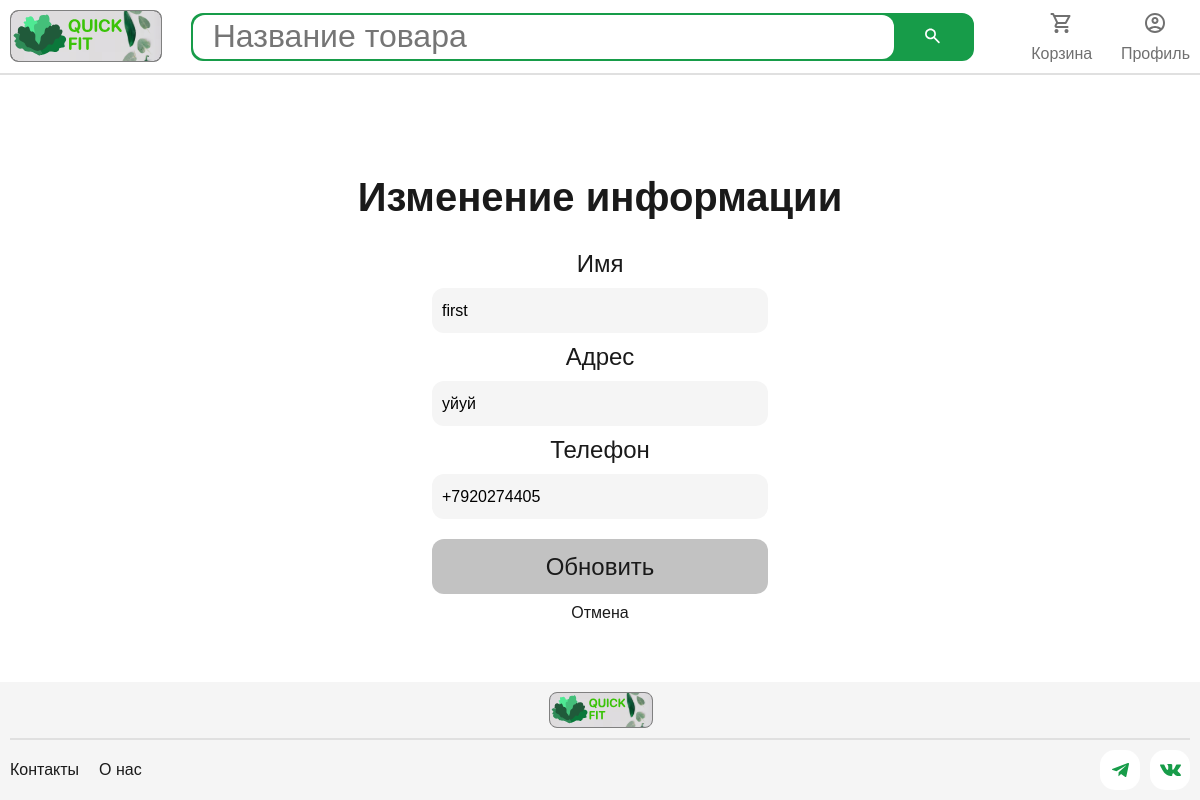
The app's page /edit-account-details/ (signed in), older data.
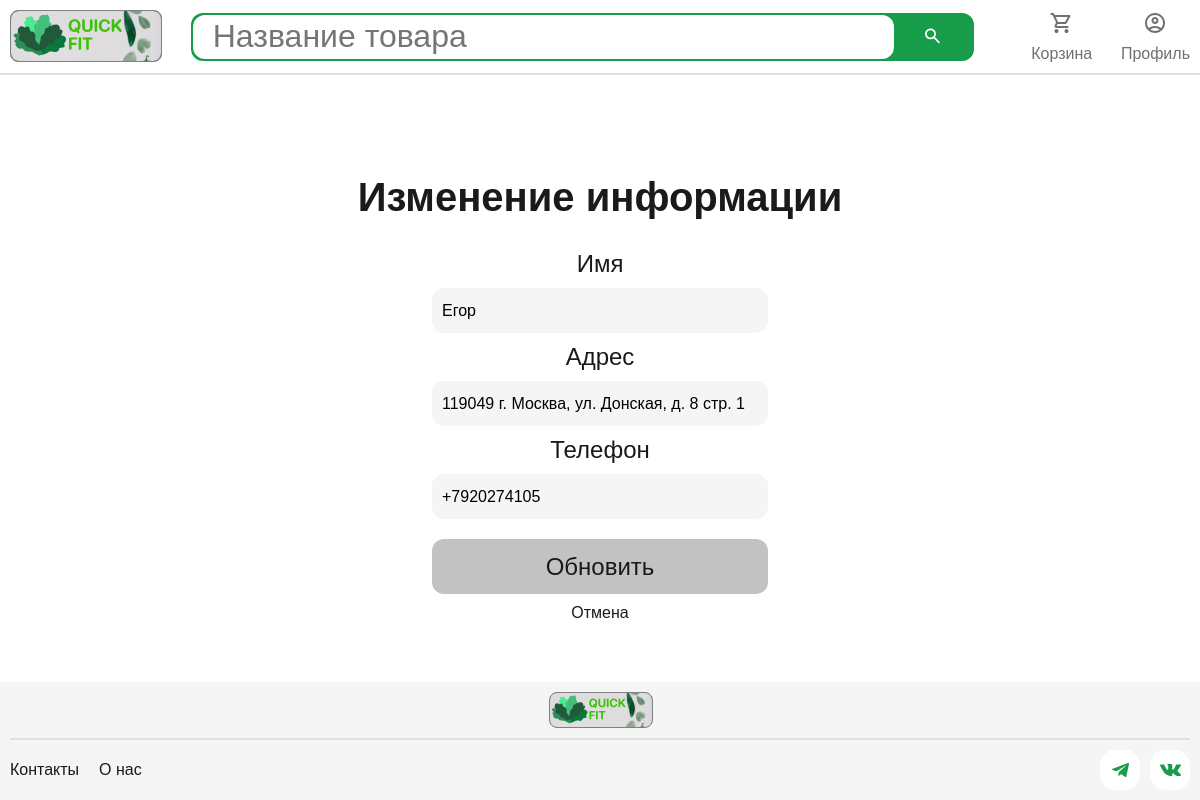
The same page, newer data.
### users/models.py (models this page shows, shortened)
class CustomUser(AbstractUser):
    email = models.EmailField(unique=True, max_length=66)
    first_name = models.CharField(max_length=66)
    last_name = models.CharField(max_length=66)
    address1 = models.CharField(max_length=128, blank=True, null=True)
    address2 = models.CharField(max_length=128, blank=True, null=True)
    city = models.CharField(max_length=128, blank=True, null=True)
    country = models.CharField(max_length=128, blank=True, null=True)
    province = models.CharField(max_length=128, blank=True, null=True)
    postal_code = models.CharField(max_length=20, blank=True, null=True)
    phone = models.CharField(max_length=15, blank=True, null=True)
    marketing_consent1 = models.BooleanField(default=False)
    marketing_consent2 = models.BooleanField(default=False)
    username = models.CharField(max_length=150, unique=True, null=True, blank=True)
    objects = CustomUserManager()
    USERNAME_FIELD = 'email'
    REQUIRED_FIELDS = ['first_name', 'last_name']

### users/views.py (the view)
# urls.py: path('edit-account-details/', views.edit_account_details, name='edit_account_details'),
@login_required
def edit_account_details(request):
    form = CustomUserUpdateForm(instance=request.user)
    return render(request, 'edit_account_details.html', {'user': request.user, 'form': form})

### cart/context_processors.py (called while the page is built)
def cart(request):
    return {'cart':Cart(request)}

### users/templates/edit_account_details.html (shortened to what this page needs)
{% extends 'base.html' %}
{% load static %}
{% block link %}<link rel="stylesheet" href="{% static "css/edit_account_details.css" %}">{% endblock link %}
{% block content %}
<div class="wrapper">
    <div class="address-box">
        <form action="{% url 'users:update_account_details' %}" method="post">
            <h1 class="text1 text_40px black weight_700">Изменение информации</h1>
                <label for="{{ form.first_name.id_for_label }}" class='text3 text_24px black'>Имя</label>
            {{ form.first_name }}
            <label for="{{ form.address1.id_for_label }}" class='text4 text_24px black'>Адрес</label>
            {{ form.address1 }}
            <label for="{{ form.phone.id_for_label }}" class='text5 text_24px black'>Телефон</label>
            {{ form.phone }}
                <button type="submit" class="button link text_24px black">Обновить</button>
                <a href="{% url "users:profile" %}" class="link text_16px black">Отмена</a>
        </form>
    </div>
</div>
{% endblock %}

Row changes from the older to the newer data that the page shows:
changed CustomUser: first_name "first" → "Егор"; address1 "уйуй" → "119049 г. Москва, ул. Донская, д. 8 стр. 1"; phone "+7920274405" → "+7920274105"
